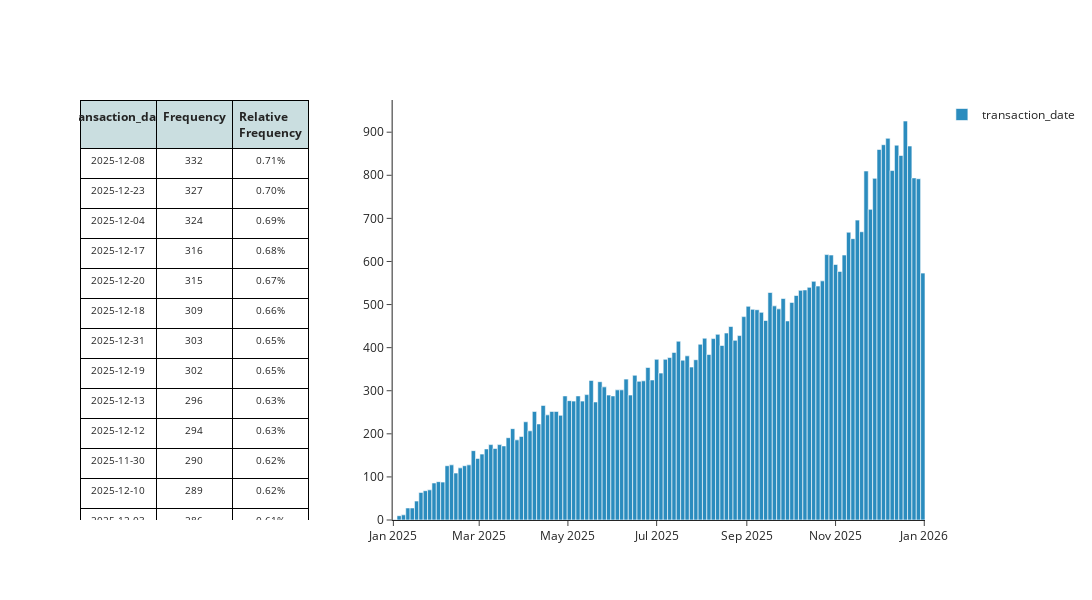

Write notebook code for a chart like this one.
### Markdown cell above
### transaction_date

### Code cell
styled_df, fig = mk.frequency_table_and_bar(transactions_df, 'transaction_date')
styled_df['transaction_date'] = styled_df['transaction_date'].dt.strftime('%Y-%m-%d')
fig = mk.create_histogram_plotly(transactions_df, 'transaction_date')
mk.stack_plotly_figure_with_styled_dataframe(fig, styled_df)

### Figure 1 — Plotly figure (JSON) as saved in the notebook; plotly's stock layout.template omitted (floating-point values rounded to 4 significant figures; data arrays with more than 128 entries replaced by an {"elided": "..."} marker saying what was removed)
{"data": [{"cells": {"align": "center", "fill": {"color": {"elided": "1x363 str values"}}, "font": {"size": 10}, "height": 30, "line": {"color": "black"}, "values": {"elided": "3x363 str values"}}, "domain": {"x": [0, 0.27], "y": [0, 1]}, "header": {"align": "center", "fill": {"color": "#cadee0"}, "font": {"size": 12}, "line": {"color": "black"}, "values": ["<b>transaction_date</b>", "<b>Frequency</b>", "<b>Relative Frequency</b>"]}, "type": "table"}, {"hovertemplate": "Value: %{x}<br>Frequency: %{y}<extra></extra>", "marker": {"color": "#2b8cbe"}, "name": "transaction_date", "type": "histogram", "x": {"elided": "46704 str values"}, "xaxis": "x", "yaxis": "y"}], "layout": {"height": 600, "showlegend": true, "title": {"text": ""}, "width": 1200, "xaxis": {"anchor": "y", "domain": [0.37, 1]}, "yaxis": {"anchor": "x", "domain": [0, 1]}}}
